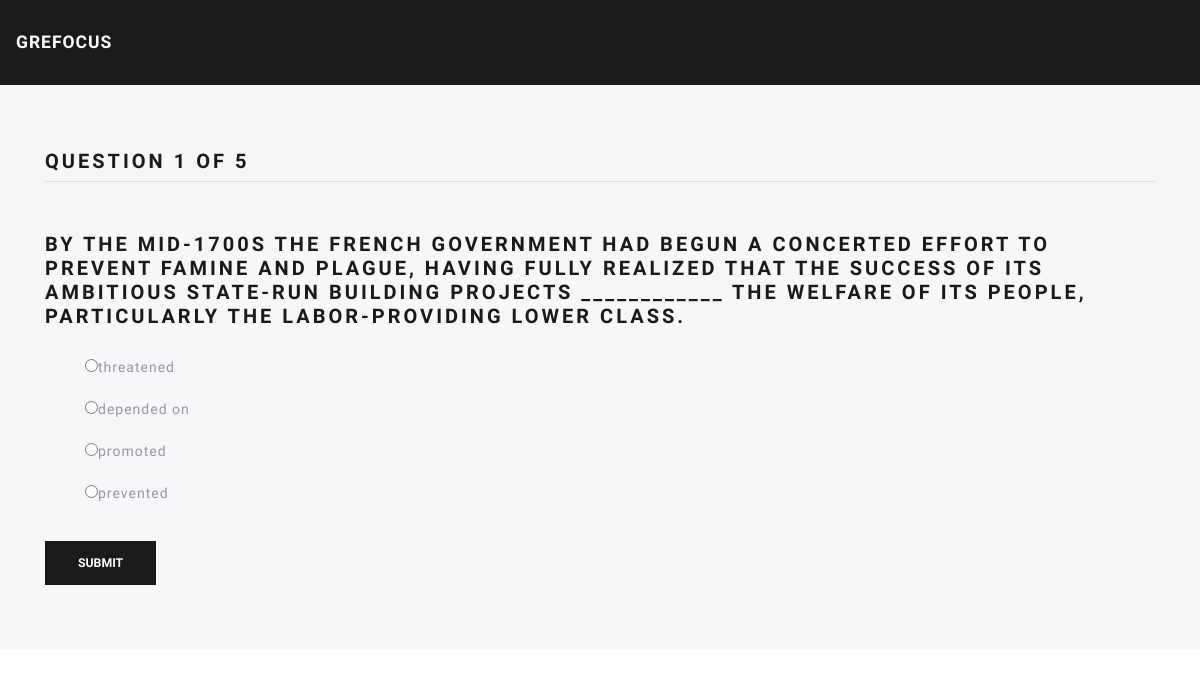
Page /vt1/vt1.php?n=1 on the committed database.
### tables this page shows
CREATE TABLE `vt1questions` (
  `q_no` int(11) NOT NULL,
  `question` text NOT NULL
);

CREATE TABLE `vt1options` (
  `id` int(11) NOT NULL,
  `q_no` int(11) NOT NULL,
  `is_correct` tinyint(1) NOT NULL DEFAULT '0',
  `text` text NOT NULL
);

### vt1/vt1.php (the view, shortened to what this page needs)
<?php
include '../php/config.php';
?>
<?php
    $number = (int) $_GET['n'];
    $query1 = "SELECT * FROM vt1questions WHERE q_no = $number";
    $result1 = mysqli_query($con, $query1);
    $question = mysqli_fetch_assoc($result1);
    $query2 = "SELECT * FROM vt1options WHERE q_no = $number";
    $result2 = mysqli_query($con, $query2);
    $query3 = "SELECT * FROM vt1questions";
    $result3 = mysqli_query($con, $query3);
    $total = mysqli_num_rows($result3);
?>
<!doctype html>
<html lang="en">
<head>
  <link rel="stylesheet" href="../css/bootstrap.min.css">
</head>
<body>
  <nav class="navbar navbar-expand-lg navbar-dark bg-primary">
    <a class="navbar-brand" href="index.php">GREFocus</a>
  </nav>
  <div class="jumbotron jumbotron-fluid">
      <div class="container">
      <h4 class="current">Question <?php echo $question['q_no'];?> of <?php echo $total; ?></h4>
            <hr class="my-2">
            <br><br>
          <h4 class="question">
          <?php
            echo $question['question'];
          ?>
          </h4>
          <form method="POST" action="process.php">
            <ul class="options" style="list-style-type: none">
                <br>
                <?php while($row = mysqli_fetch_assoc($result2)): ?>
                <li><input type="radio" name="option" value="<?php echo $row['id']; ?>"><?php echo $row['text']; ?></li>
                <br>
                <?php endwhile; ?>
            </ul>
            <input type="submit" value="Submit" class="btn btn-primary">
          </form>
      </div>
  </div>
</body>
</html>

### rows in the picture
vt1questions: q_no "1", question "BY THE MID-1700S THE FRENCH GOVERNMENT HAD BEGUN A CONCERTED EFFORT TO PREVENT FAMINE AND PLAGUE, HAVING FULLY REALIZED THAT THE SUCCESS OF ITS AMBITIOUS STATE-RUN BUILDING PROJECTS ____________ THE WELFARE OF ITS PEOPLE, PARTICULARLY THE LABOR-PROVIDING LOWER CLASS."
vt1options: text "threatened"
vt1options: text "depended on"
vt1options: text "promoted"
vt1options: text "prevented"

### other values in the picture
$total "5"
